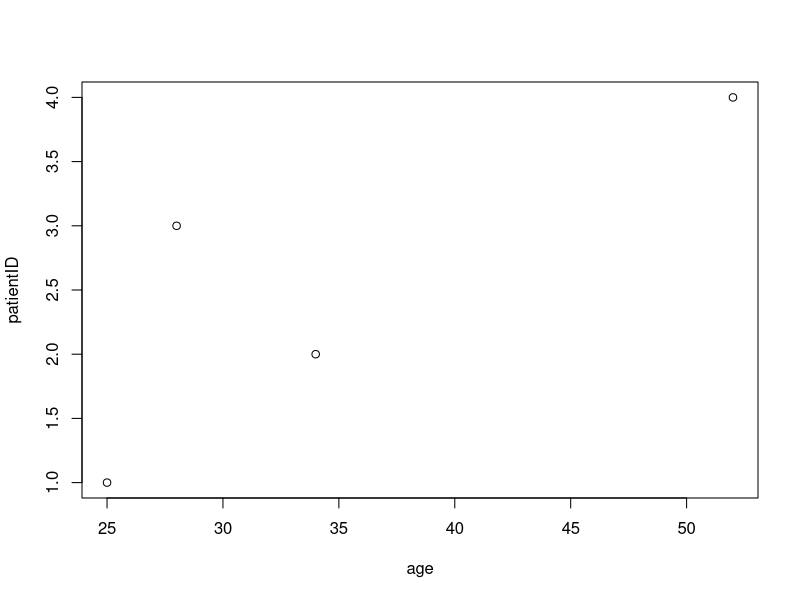

Source code (R): (Note: this script raises an error after producing the figure.)
# data types: vector,maxtrix,array,frame,factor,list

# vector
a<- c(1,2,3,4,5,6)
a[1:3]
a[c(1,2,3)]

# matrix
# myymatrix <- matrix(vector, nrow=number_of_rows, ncol=number_of_columns,
#    byrow=logical_value, dimnames=list(
#    char_vector_rownames, char_vector_colnames))
#其中 vector 包含了矩阵的元素， nrow 和 ncol 用以指定行和列的维数， dimnames 包含了可选的、
#以字符型向量表示的行名和列名。选项 byrow 则表明矩阵应当按行填充（ byrow=TRUE ）
#还是按列填充（ byrow=FALSE ），默认情况下按列填充。代码清单2-1中的代码演示了 matrix
#函数的用法。

rnames <- c("row1","row2","row3","row4","row5")
cnames <- c("col1","col2","col3","col4")
b <- matrix(1:20,nrow=5,ncol = 4,byrow = TRUE,dimnames = list(rnames,cnames))
b[,1]
b[,c(1:4)]
b[2,]
b[2,3]


# array
# myarray <- array(vector, dimensions, dimnames)
# 数组（array）与矩阵类似，但是维度可以大于2。数组可通过 array 函数创建
# 其中 vector 包含了数组中的数据， dimensions 是一个数值型向量，给出了各个维度下标的最大
# 值，而 dimnames 是可选的、各维度名称标签的列表。

dim1 <- c("A1", "A2")
dim2 <- c("B1", "B2", "B3")
dim3 <- c("C1", "C2", "C3", "C4")
# 创建一个维度为（2，3，4）的数组，将1-24数字填写其中
z <- array(1:24, c(2,3,4),dimnames = list(dim1,dim2,dim3))


# data frame
# 数据框和矩阵类似，但不同的列可以包含不同模式的数据，是R中最为常用的数据结构
# mydata <- data.frame(col1, col2, col3,...)

patientID <- c(1, 2, 3, 4)
age <- c(25, 34, 28, 52)
diabetes <- c("Type1", "Type2", "Type1", "Type1")
status <- c("Poor", "Improved", "Excellent", "Poor")
patientdata <- data.frame(patientID, age, diabetes, status)

patientdata[1:3]
patientdata["age"]
patientdata[c("diabetes", "status")]
patientdata$diabetes

table(patientdata$diabetes, patientdata$status)
# attach() 、 detach() 和 with()
# attach(),detatch()为了避免多次写变量
attach(patientdata)
  summary(age)
  plot(age,patientID)
detach(patientdata)
# 可以看到attach中如果使用已经存在的变量名将会引起mask错误
# 为避免这种状况，使用with
with(patientdata,{
  agesum <- summary(age)
  print(agesum)
  })
# 如果在with语句外使用内部定义的变量将会报错
agesum
# 解决办法是使用<<-赋值语句
with(patientdata,{
  agesum <<- summary(age)
  print(agesum)
})
agesum

# 使用rwo.names指定实例标识符(id)
patientdata <- data.frame(patientID, age, diabetes, status,row.names = patientID)



# factor
# 变量可以归结为名义型、有序型、和连续型变量，其中，前两种在R中称为因子
diabetes <- factor(c("tp1","tp2","tp1"))
str(diabetes) # Factor w/ 2 levels "tp1","tp2": 1 2 1
class(diabetes) # "factor"
diabetes <- c("tp1","tp2","tp1")
str(diabetes) # chr [1:3] "tp1" "tp2" "tp1"
class(diabetes) #  "character"
# 使用ordered=TRUE表示有序排列
letters <- factor(order(letters, decreasing = T) )
letters <- factor(order(letters, decreasing = T) ,ordered = T)
# 使用levels和labels编码

gender <-  c("F","M","M","F","F","M")
gender_fac <- factor(gender, levels = c(1,2), labels = c("M","F"))
str(gender_fac)

# list
# 列表允许你整合若干（可能无关的）对象到单个对象名下
# mylist <- list(name1=object1, name2=object2, ...)
g <- "My First List"
h <- c(25, 26, 18, 39)
j <- matrix(1:10, nrow=5)
k <- c("one", "two", "three")

mylist <- list(title=g, data=h,j,k)
mylist[2]
mylist[[2]]
mylist[2[2]]
